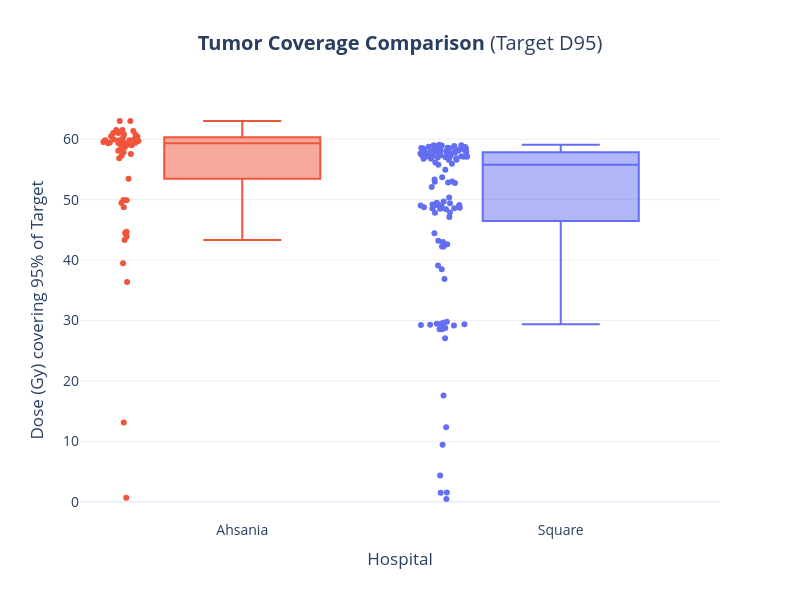

The notebook cell this image was saved under:
### Code cell
import plotly.express as px
import plotly.io as pio

# Set default template
pio.templates.default = "plotly_white"

if not df_final.empty:
    print("Generating Interactive Plotly Graph...")

    # Create Box Plot with underlying points (Jitter)
    fig = px.box(
        df_final, 
        x='Source', 
        y='D95_Gy', 
        color='Source',
        points='all',  # Shows all individual patient dots
        hover_data=['PatientID'], # Hover over a dot to see the Patient ID!
        color_discrete_map={'Ahsania': '#EF553B', 'Square': '#636EF2'}, # Modern Red/Blue
        title='<b>Tumor Coverage Comparison</b> (Target D95)',
        labels={'D95_Gy': 'Dose (Gy) covering 95% of Target', 'Source': 'Hospital'}
    )

    # Polish the layout
    fig.update_layout(
        width=800,
        height=600,
        showlegend=False,
        font=dict(size=14),
        yaxis=dict(showgrid=True, gridcolor='#eee'),
        title_x=0.5 # Center title
    )

    # Show the plot
    fig.show()

    # Save as HTML (interactive) and PNG (static)
    fig.write_html("../Results/Figure_Dosiomics_Interactive.html")
    # Note: To save as PNG, you might need 'kaleido'. If this fails, just use HTML.
    try:
        fig.write_image("../Results/Figure_Dosiomics_Comparison.png", scale=3)
        print("Plots saved to ../Results/")
    except:
        print("Saved HTML only. Install 'kaleido' for PNG export.")
else:
    print("No data to plot.")

### Figure 1 — Plotly figure (JSON) as saved in the notebook; plotly's stock layout.template omitted (floating-point values rounded to 4 significant figures)
{"data": [{"alignmentgroup": "True", "boxpoints": "all", "customdata": [["1042new"], ["1083New"], ["1102 new"], ["1115new"], ["1127new"], ["1161new"], ["1209new"], ["1233new"], ["1299new"], ["1342new"], ["1356new"], ["1392new"], ["1430new"], ["1495new"], ["20230367new"], ["20230396(39)"], ["20230490new"], ["20250013"], ["20250106"], ["20250117"], ["20250146"], ["20250154"], ["20250982new"], ["20251575new"], ["20251577new"], ["20251626new"], ["20251673new"], ["20251705new"], ["20251727new"], ["20251773"], ["832"], ["956new"], ["995new"], ["New 20250871"], ["New 20251222"], ["New 20251320"], ["New 20251360"], ["New 20251384"], ["New 20251490"], ["New 20251707"], ["New 20251717"], ["New 20251752"], ["New 20251822"], ["New 20251893"], ["New 20251990"], ["New 20252039"], ["New 20252107"], ["New 20252169"], ["New20251581"], ["New20251773"]], "hovertemplate": "Hospital=%{x}<br>Dose (Gy) covering 95% of Target=%{y}<br>PatientID=%{customdata[0]}<extra></extra>", "legendgroup": "Ahsania", "marker": {"color": "#EF553B"}, "name": "Ahsania", "notched": false, "offsetgroup": "Ahsania", "orientation": "v", "showlegend": true, "type": "box", "x": ["Ahsania", "Ahsania", "Ahsania", "Ahsania", "Ahsania", "Ahsania", "Ahsania", "Ahsania", "Ahsania", "Ahsania", "Ahsania", "Ahsania", "Ahsania", "Ahsania", "Ahsania", "Ahsania", "Ahsania", "Ahsania", "Ahsania", "Ahsania", "Ahsania", "Ahsania", "Ahsania", "Ahsania", "Ahsania", "Ahsania", "Ahsania", "Ahsania", "Ahsania", "Ahsania", "Ahsania", "Ahsania", "Ahsania", "Ahsania", "Ahsania", "Ahsania", "Ahsania", "Ahsania", "Ahsania", "Ahsania", "Ahsania", "Ahsania", "Ahsania", "Ahsania", "Ahsania", "Ahsania", "Ahsania", "Ahsania", "Ahsania", "Ahsania"], "x0": " ", "xaxis": "x", "y": [36.38, 58.71, 56.83, 58.08, 59.96, 59.01, 59.95, 59.83, 60.81, 62.99, 0.68, 60.49, 59.43, 57.55, 59.35, 39.47, 59.04, 61.18, 59.68, 57.79, 63.01, 59.82, 59.33, 58.57, 59.31, 59.47, 60.44, 60.31, 61.03, 61.51, 44.49, 59.84, 60.73, 13.1, 48.75, 59.81, 43.91, 57.27, 59.53, 59.24, 53.45, 43.3, 44.68, 49.45, 61.04, 49.94, 49.88, 61.37, 59.44, 61.51], "y0": " ", "yaxis": "y"}, {"alignmentgroup": "True", "boxpoints": "all", "customdata": [["R130505087"], ["R1406007291"], ["R1508007367"], ["R1701004331"], ["R1702006414"], ["R1707004823"], ["R1710009613"], ["R1803003706"], ["R1807000334"], ["R1807003460"], ["R1807005275"], ["R1807007064"], ["R1808004062"], ["R1810004752"], ["R1810006592"], ["R1810007735"], ["R1811001641"], ["R1903001183"], ["R1903004587"], ["R1905000571"], ["R1905002341"], ["R1905004532"], ["R1907005733"], ["R1907009307"], ["R1908007052"], ["R1908007690"], ["R1909004391"], ["R1909005566"], ["R1910000632"], ["R1910001778"], ["R1910003579"], ["R1910004451"], ["R1911005930"], ["R1912004947"], ["R1912007107"], ["R2002005377"], ["R2007005864"], ["R2008008592"], ["R2009005012"], ["R2010000859"], ["R2010006648"], ["R2012010099"], ["R2101009638"], ["R2103001673"], ["R2103009794"], ["R2103013903"], ["R2104006965"], ["R2104008257"], ["R2104010433"], ["R2105003020"], ["R2105005363"], ["R2106000230"], ["R2106004289"], ["R2106008547"], ["R2108000786"], ["R2108007973"], ["R2109002355"], ["R2109007606"], ["R2111004228"], ["R2112010510"], ["R2201010375"], ["R2202004505"], ["R2202004562"], ["R2202009463"], ["R2204005543"], ["R2205007184"], ["R2207001178"], ["R2207003040"], ["R2207006638"], ["R2207007065"], ["R2207009011"], ["R2208002785"], ["R2208005814"], ["R2208006289"], ["R2208008955"], ["R2209000258"], ["R2209003752"], ["R2209009915"], ["R2210000105"], ["R2210004015"], ["R2211005065"], ["R2212003961"], ["R2212004694"], ["R2212008104"], ["R2301005179"], ["R2301008747"], ["R2302002498"], ["R2306007059"], ["R2307000973"], ["R2307002820"], ["R2307010772"], ["R2308003335"], ["R2308004646"], ["R2308013823"], ["R2309001186"], ["R2310010118"], ["R2311005629"], ["R2312003506"], ["R2312004743"], ["R2312007858"], ["R2403003902"], ["R2405000429"], ["R2405006441"], ["R2406007330"], ["R2407001278"], ["R2407004094"], ["R2409000471"], ["R2412002384"], ["R2412007965"], ["R2412008883"], ["R2501007336"], ["R2503001415"], ["R2503001547"], ["R2503005629"], ["R2503007265"], ["R2505009566"], ["R2506003403"], ["R2506008104"], ["R2506009982"], ["R2506010366"], ["R2506010421"]], "hovertemplate": "Hospital=%{x}<br>Dose (Gy) covering 95% of Target=%{y}<br>PatientID=%{customdata[0]}<extra></extra>", "legendgroup": "Square", "marker": {"color": "#636EF2"}, "name": "Square", "notched": false, "offsetgroup": "Square", "orientation": "v", "showlegend": true, "type": "box", "x": ["Square", "Square", "Square", "Square", "Square", "Square", "Square", "Square", "Square", "Square", "Square", "Square", "Square", "Square", "Square", "Square", "Square", "Square", "Square", "Square", "Square", "Square", "Square", "Square", "Square", "Square", "Square", "Square", "Square", "Square", "Square", "Square", "Square", "Square", "Square", "Square", "Square", "Square", "Square", "Square", "Square", "Square", "Square", "Square", "Square", "Square", "Square", "Square", "Square", "Square", "Square", "Square", "Square", "Square", "Square", "Square", "Square", "Square", "Square", "Square", "Square", "Square", "Square", "Square", "Square", "Square", "Square", "Square", "Square", "Square", "Square", "Square", "Square", "Square", "Square", "Square", "Square", "Square", "Square", "Square", "Square", "Square", "Square", "Square", "Square", "Square", "Square", "Square", "Square", "Square", "Square", "Square", "Square", "Square", "Square", "Square", "Square", "Square", "Square", "Square", "Square", "Square", "Square", "Square", "Square", "Square", "Square", "Square", "Square", "Square", "Square", "Square", "Square", "Square", "Square", "Square", "Square", "Square", "Square", "Square", "Square"], "x0": " ", "xaxis": "x", "y": [53.72, 58.98, 58.18, 58.94, 29.81, 48.53, 56.6, 28.76, 9.45, 58.73, 48.67, 48.39, 58.87, 58.35, 57.67, 49.48, 48.75, 48.88, 57.6, 52.99, 58.53, 57.69, 57.64, 57.51, 49.1, 57.15, 58.21, 39.08, 47.88, 52.73, 58.57, 52.07, 58.36, 58.47, 58.47, 49.21, 42.98, 29.45, 58.64, 48.83, 49.04, 56.83, 57.22, 58.84, 42.23, 47.82, 57.18, 57.97, 57.14, 57.88, 49.12, 49.67, 29.45, 57.86, 47.12, 4.35, 58.79, 59.1, 57.85, 57.71, 29.39, 53.33, 1.48, 28.57, 58.56, 58.12, 50.36, 56.75, 0.46, 38.46, 58.44, 55.93, 57.1, 49.05, 57.42, 12.35, 48.62, 43.19, 57.8, 58.94, 58.11, 29.4, 57.74, 29.05, 49.04, 57.38, 29.62, 57.13, 36.87, 57.54, 57.18, 57.35, 17.57, 28.57, 54.96, 58.69, 57.94, 56.54, 57.0, 29.25, 56.96, 58.27, 44.42, 52.85, 48.59, 52.97, 57.15, 29.3, 29.15, 42.26, 42.62, 55.75, 56.77, 1.54, 56.13, 49.42, 27.05, 48.51, 58.08, 58.55, 58.94], "y0": " ", "yaxis": "y"}], "layout": {"boxmode": "overlay", "font": {"size": 14}, "height": 600, "legend": {"title": {"text": "Hospital"}, "tracegroupgap": 0}, "showlegend": false, "title": {"text": "<b>Tumor Coverage Comparison</b> (Target D95)", "x": 0.5}, "width": 800, "xaxis": {"anchor": "y", "categoryarray": ["Ahsania", "Square"], "categoryorder": "array", "domain": [0, 1], "title": {"text": "Hospital"}}, "yaxis": {"anchor": "x", "domain": [0, 1], "gridcolor": "#eee", "showgrid": true, "title": {"text": "Dose (Gy) covering 95% of Target"}}}}
